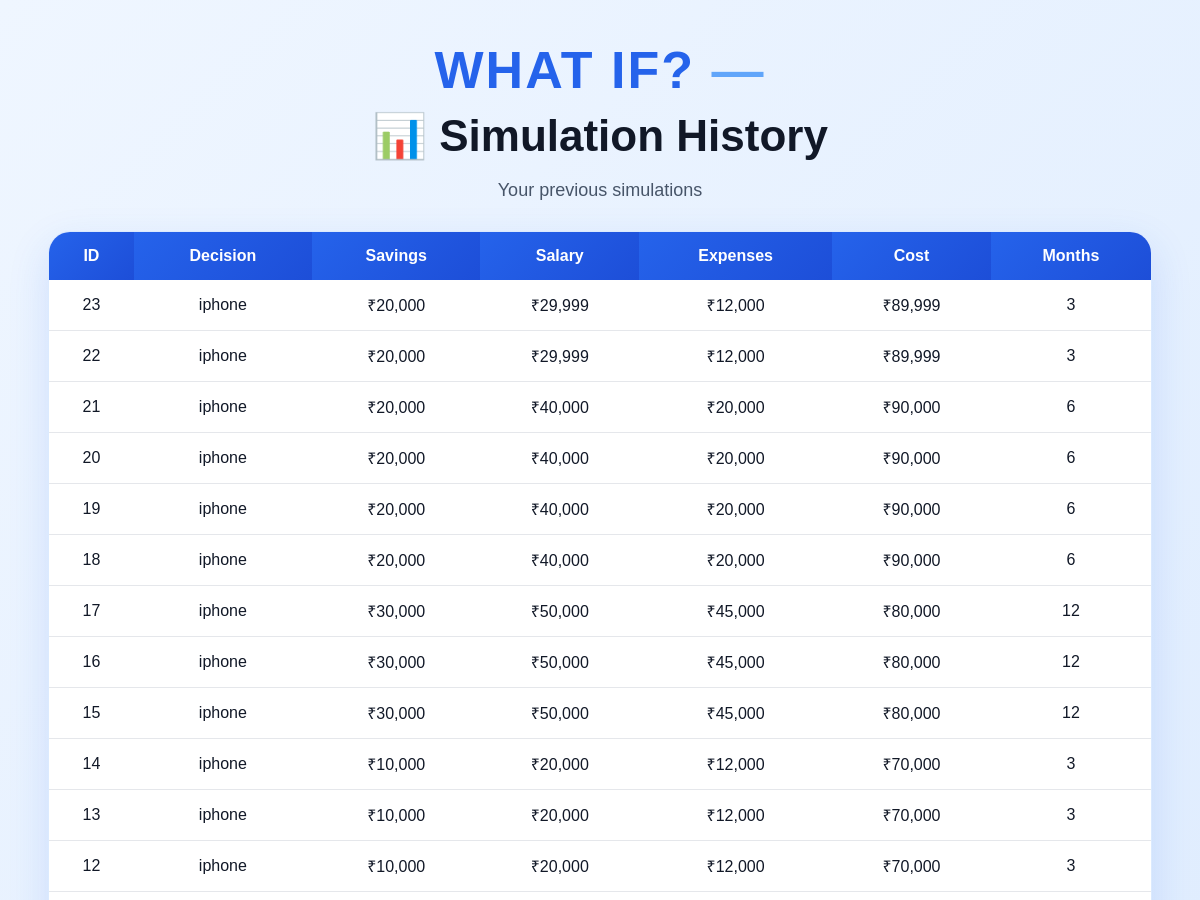
Before: /history (upper part) with the older database file.
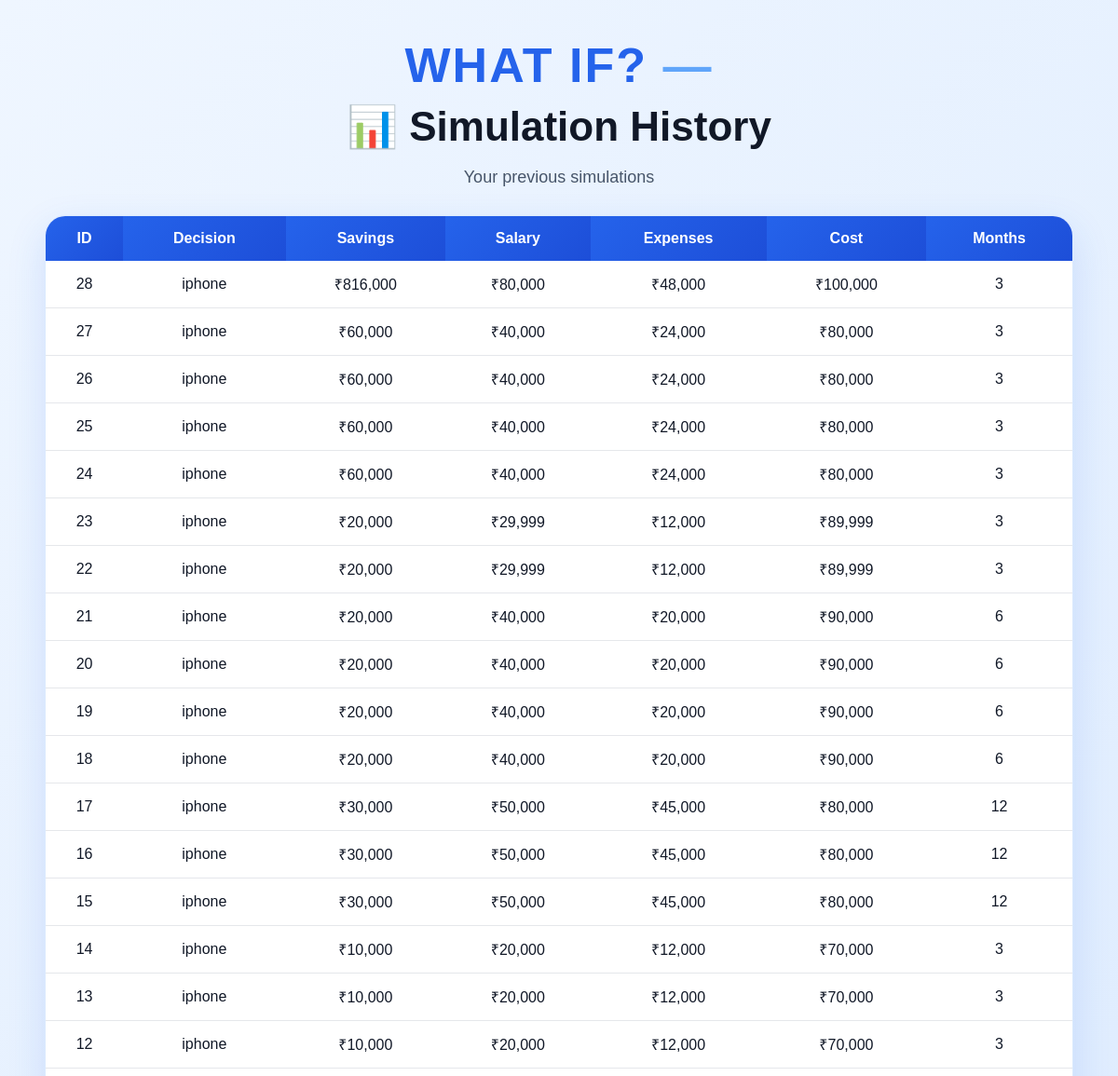
After: the same page with the newer database file.
### tables this page shows
CREATE TABLE simulations (
            id INTEGER PRIMARY KEY AUTOINCREMENT,
            decision TEXT NOT NULL,
            savings REAL NOT NULL,
            income REAL NOT NULL,
            expenses REAL NOT NULL,
            cost REAL NOT NULL,
            months INTEGER NOT NULL,
            recommendation TEXT NOT NULL,
            created_at TIMESTAMP DEFAULT CURRENT_TIMESTAMP
        );

### app.py (the view)
@app.route("/history")
def history():
    try:
        simulations = get_simulations()
    except Exception as e:
        print(
            "History error:",
            e
        )
        simulations = []
    return render_template(
        "index.html",
        page="history",
        simulations=simulations
    )

### database.py (called while the page is built)
def get_simulations():
    connection = sqlite3.connect(DATABASE)
    connection.row_factory = sqlite3.Row
    cursor = connection.cursor()
    cursor.execute("""
        SELECT *
        FROM simulations
        ORDER BY id DESC
    """)
    simulations = cursor.fetchall()
    connection.close()
    return simulations

### templates/index.html (shortened to what this page needs)
<!DOCTYPE html>
<html lang="en">
<head>
</head>
<body>
<div class="container">
<div class="logo">
    WHAT IF? <span>—</span>
</div>
{% if page == "history" %}
<h1 class="title">
    📊 Simulation History
</h1>
<p class="subtitle">
    Your previous simulations
</p>
<div class="card table-card">
{% if simulations %}
<table>
<tr>
<th>ID</th>
<th>Decision</th>
<th>Savings</th>
<th>Salary</th>
<th>Expenses</th>
<th>Cost</th>
<th>Months</th>
</tr>
{% for simulation in simulations %}
<tr>
<td>
    {{ simulation["id"] }}
</td>
<td>
    {{ simulation["decision"] }}
</td>
<td>
    ₹{{ "{:,.0f}".format(
        simulation["savings"]
    ) }}
</td>
<td>
    ₹{{ "{:,.0f}".format(
        simulation["income"]
    ) }}
</td>
<td>
    ₹{{ "{:,.0f}".format(
        simulation["expenses"]
    ) }}
</td>
<td>
    ₹{{ "{:,.0f}".format(
        simulation["cost"]
    ) }}
</td>
<td>
    {{ simulation["months"] }}
</td>
</tr>
{% endfor %}
</table>
{% endif %}
</div>
{% endif %}
</div>
</body>
</html>

### templates/index.html (style rules this page uses)
* { box-sizing: border-box; }
body { margin: 0; font-family: Arial, Helvetica, sans-serif; background: linear-gradient(135deg, #eff6ff, #dbeafe); color: #111827; }
.container { width: 92%; max-width: 1150px; margin: auto; padding: 40px 0 70px; }
.logo { text-align: center; font-size: 52px; font-weight: 900; color: #2563eb; letter-spacing: 2px; }
.logo span { color: #60a5fa; }
.title { text-align: center; font-size: 44px; margin: 10px 0; }
.subtitle { text-align: center; color: #475569; font-size: 18px; margin-bottom: 30px; }
.card { background: white; border-radius: 22px; padding: 30px; margin: 30px auto; border: 1px solid #dbeafe; box-shadow: 0 15px 40px rgba(37,99,235,0.15); }
.table-card { overflow-x: auto; padding: 0; }
table { width: 100%; border-collapse: collapse; background: white; }
th { padding: 15px; background: linear-gradient(135deg, #2563eb, #1d4ed8); color: white; }
td { padding: 14px; text-align: center; color: #111827; border-bottom: 1px solid #e5e7eb; }

Changed rows visible on the page:
added simulations: id "28", decision "iphone", savings "816,000", income "80,000", expenses "48,000", cost "100,000", months "3"
added simulations: id "27", decision "iphone", savings "60,000", income "40,000", expenses "24,000", cost "80,000", months "3"
added simulations: id "26", decision "iphone", savings "60,000", income "40,000", expenses "24,000", cost "80,000", months "3"
added simulations: id "25", decision "iphone", savings "60,000", income "40,000", expenses "24,000", cost "80,000", months "3"
added simulations: id "24", decision "iphone", savings "60,000", income "40,000", expenses "24,000", cost "80,000", months "3"
